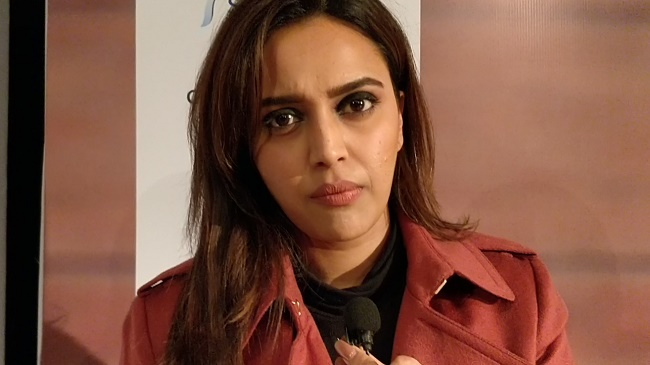
#> input picture Screenshot.jpg, 650 x 365 px
$ python main5.py
#> lines starting #> are read from the running program, lines starting #| are printed output that depends on the picture
import cv2
import numpy as np

img = cv2.imread('Screenshot.jpg')
#> img is the input picture: shape (365, 650, 3); mean B, G, R 66.5, 83.9, 128
height,width = img.shape[:2]
#> height = 365; width = 650
print(height)
#| 365
print(width)
#| 650

quater_h,quater_w=height/2,width/16
#> quater_h = 182.5; quater_w = 40.62
print(quater_h)
#| 182.5
print(quater_w)
#| 40.625

T =np.float32([[1,0,quater_w],
             [0,1,quater_h]])
#> T = [[1, 0, 40.62], [0, 1, 182.5]]
print(T)
#| [[  1.      0.     40.625]
#|  [  0.      1.    182.5  ]]

img_trans=cv2.warpAffine(img,T,(height,width))
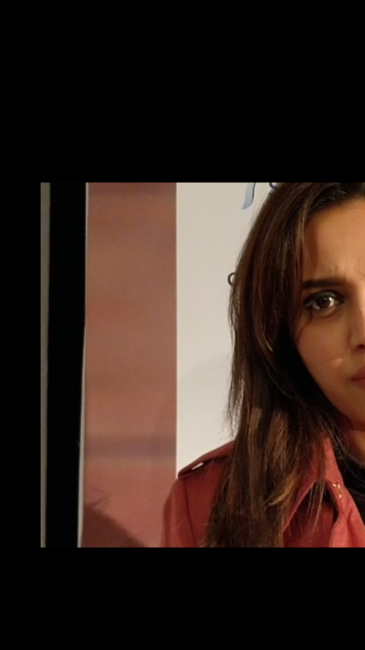
#> img_trans: shape (650, 365, 3); mean B, G, R 29.5, 36.2, 52.6
cv2.imshow("orignal",img)
cv2.imshow("Translation",img_trans)
cv2.waitKey(0)
cv2.destroyAllWindows()
